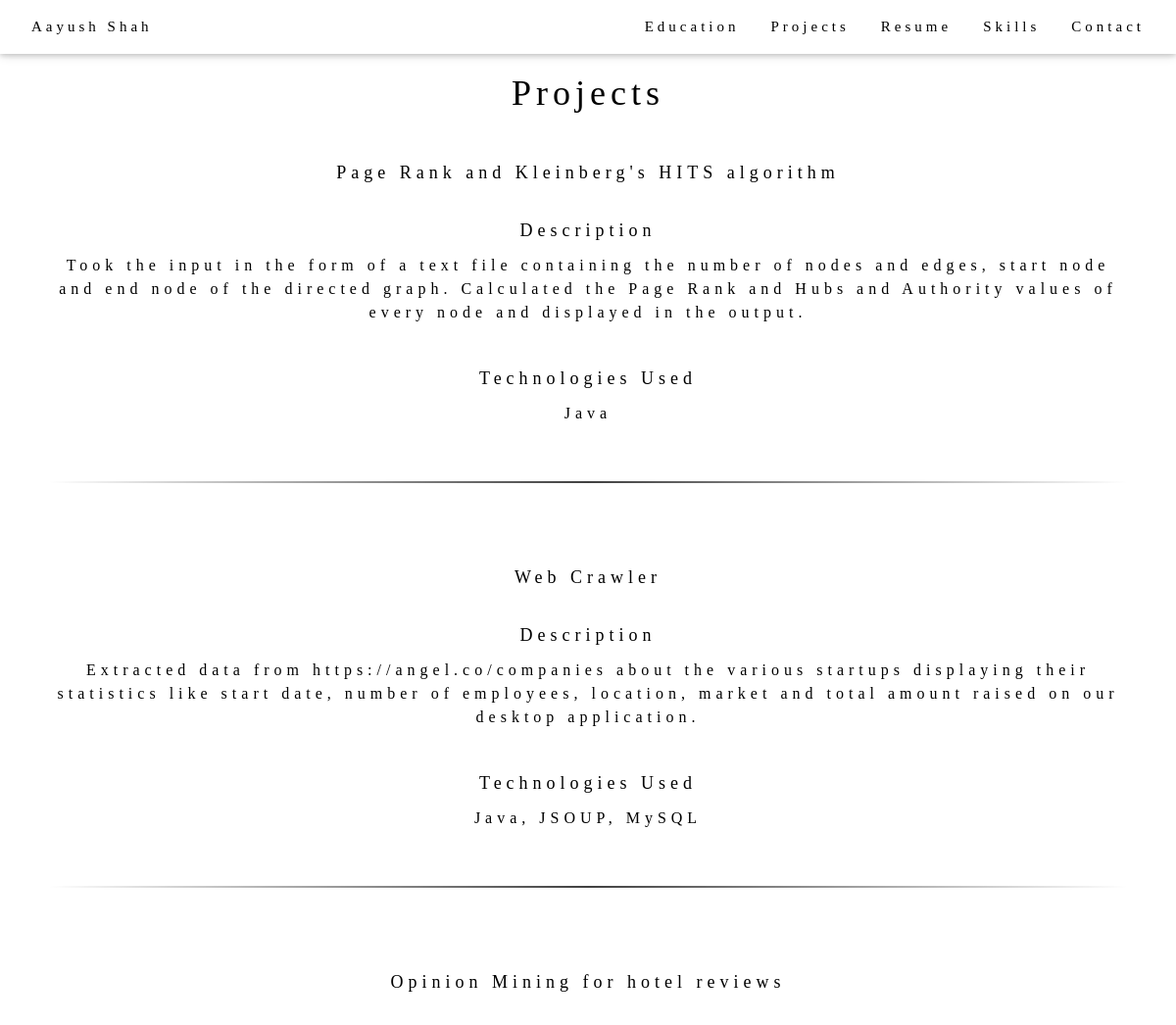
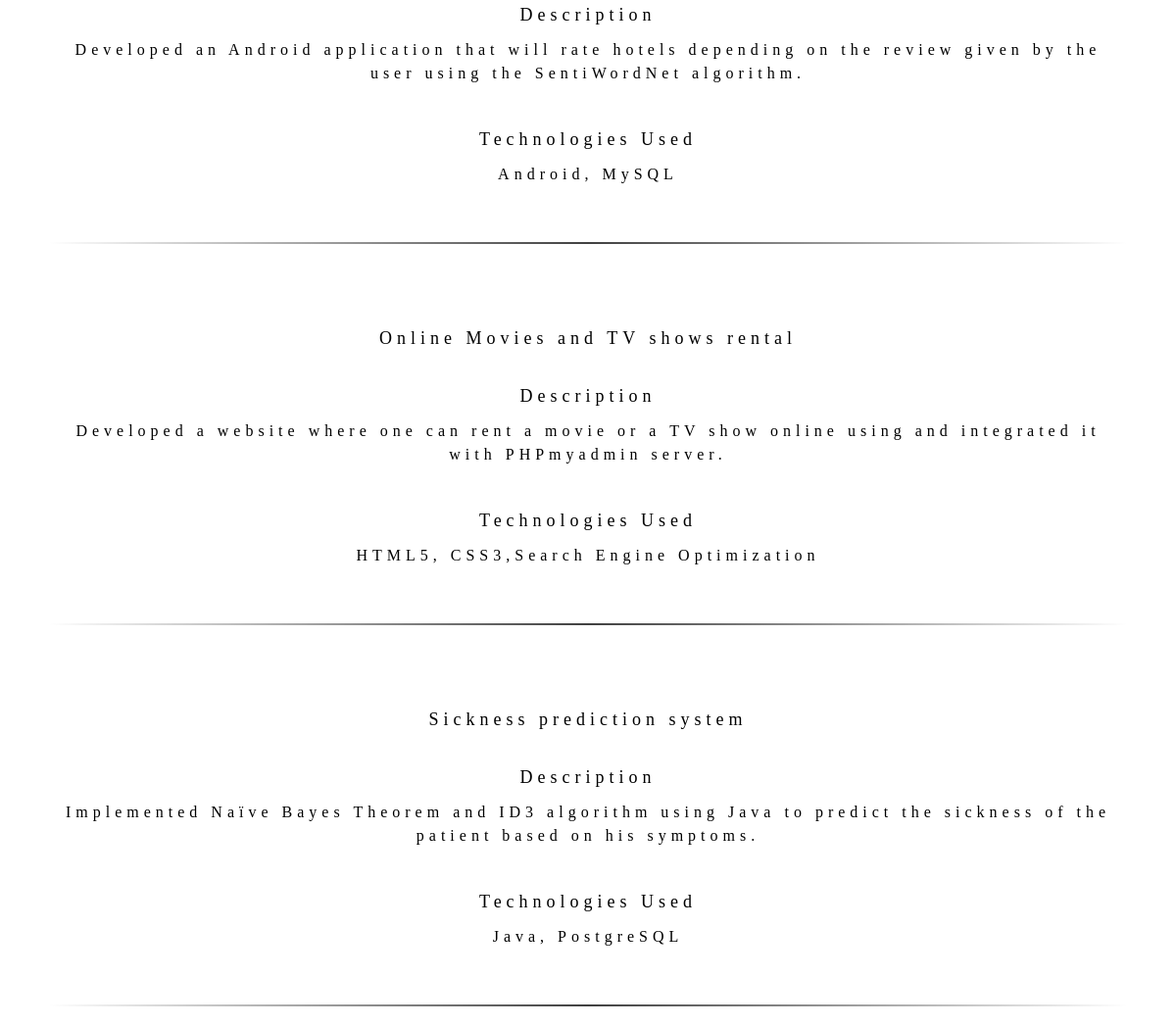
Page /cv/projects/ on the committed database (2 pictures, top to bottom).
### cv/models.py (models this page shows, shortened)
class Projects(models.Model):
    project_name = models.CharField(max_length = 100)
    description = models.CharField(max_length = 300)
    technologies_used = models.CharField(max_length = 300)

### cv/views.py (the view)
# urls.py: path('projects/', views.projects, name = 'projects'),
def projects(request):
    mypro = Projects.objects.all()
    template = loader.get_template('cv/projects.html')
    context = {
        'mypro':mypro,
    }
    return HttpResponse(template.render(context, request))

### cv/templates/cv/projects.html
<!DOCTYPE html>
<html>
{% load static %}
<body>
{% include 'cv/navbar.html' %}
<div class="w3-content" style="max-width:1100px; margin-top:50px;">
    <div class="w3-col 112 w3-padding">
        <h1 class="w3-center">Projects</h1><br>
    </div>
    {% for pro in mypro %}
        <div class = "w3-padding">
            <br><br><h5 class="w3-center">{{pro.project_name}}</h6>
        </div>
        <div class="w3-padding-small">
            <h5 class="w3-center">Description</h6>
            <h6 class="w3-center"> {{pro.description}}</h6><br>
            <h5 class="w3-center">Technologies Used</h6>
            <h6 class="w3-center"> {{pro.technologies_used}}</h6><br>
        </div>
        <hr class = "style-two">
    {% endfor %}
</div>
</body>
</html>

### cv/static/CSS/index.css (style rules this page uses)
html { box-sizing:border-box }
*,*:before,*:after { box-sizing:inherit }
html { -ms-text-size-adjust:100%;-webkit-text-size-adjust:100% }
body { margin:0 }
html,body { font-family:Verdana,sans-serif;font-size:15px;line-height:1.5 }
html { overflow-x:hidden }
h1 { font-size:36px }
h5 { font-size:18px }
h6 { font-size:16px }
h1,h2,h3,h4,h5,h6 { font-family:"Segoe UI",Arial,sans-serif;font-weight:400;margin:10px 0 }
hr { border:0;border-top:1px solid #eee;margin:20px 0 }
.w3-col { float:left;width:100% }
.w3-content { max-width:980px;margin:auto }
.w3-center { text-align:center!important }
.w3-padding-small { padding:4px 8px!important }
.w3-padding { padding:8px 16px!important }
.style-two { border: 0; height: 2px; background-image: linear-gradient(to right, rgba(0, 0, 0, 0), rgba(0, 0, 0, 0.75), rgba(0, 0, 0, 0)); }

### cv/templates/cv/navbar.html (style rules this page uses)
body { font-family: "Times New Roman", Georgia, Serif; }
h1,h2,h3,h4,h5,h6 { font-family: "Playfair Display"; letter-spacing: 5px; }

### rows in the picture
Projects: project_name "Page Rank and Kleinberg's HITS algorithm", description "Took the input in the form of a text file containing the number of nodes and edges, start node and end node of the directed graph. Calculated the Page Rank and Hubs and Authority values of every node and displayed in the output.", technologies_used "Java"
Projects: project_name "Web Crawler", description "Extracted data from https://angel.co/companies about the various startups displaying their statistics like start date, number of employees, location, market and total amount raised on our desktop application.", technologies_used "Java, JSOUP, MySQL"
Projects: project_name "Opinion Mining for hotel reviews", description "Developed an Android application that will rate hotels depending on the review given by the user using the SentiWordNet algorithm.", technologies_used "Android, MySQL"
Projects: project_name "Online Movies and TV shows rental", description "Developed a website where one can rent a movie or a TV show online using and integrated it with PHPmyadmin server.", technologies_used "HTML5, CSS3,Search Engine Optimization"
Projects: project_name "Sickness prediction system", description "Implemented Naïve Bayes Theorem and ID3 algorithm using Java to predict the sickness of the patient based on his symptoms.", technologies_used "Java, PostgreSQL"
